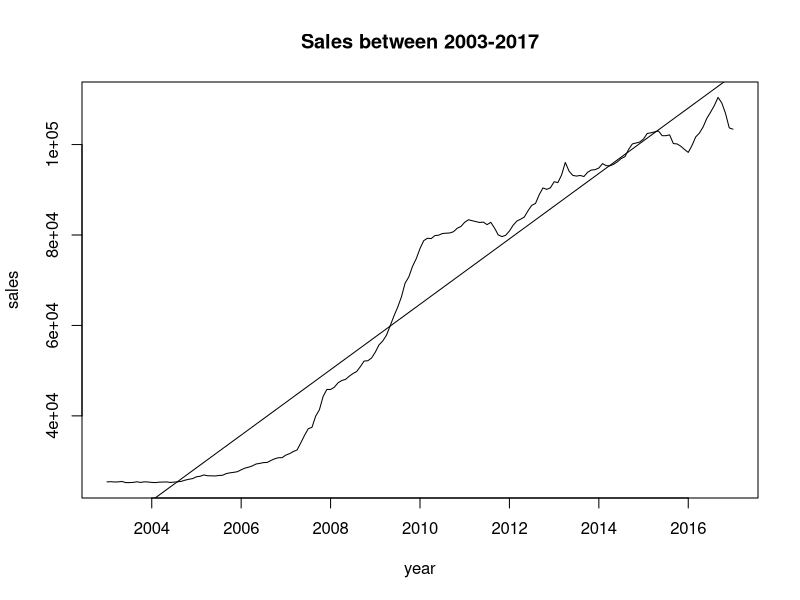

The R source for this figure: (Note: this script raises an error after producing the figure.)
#time series forecasting
#case study
list.of.packages <- c("forecast", "ggplot2","MASS","caTools","sqldf","tseries")
new.packages <- list.of.packages[!(list.of.packages %in% installed.packages()[,"Package"])]
if(length(new.packages)) install.packages(new.packages, repos="http://cran.rstudio.com/")
library(forecast)
library(tseries)
path<-"C:/Users/user/Desktop/IVY/R/05 PREDICTIVE ANALYTICS PROJECTS/05 TIME SERIES FORECASTING/CASE STUDY2/02DATA"
setwd(path)
data<-read.csv("1sales.csv",header = TRUE)
data1<-data
head(data1)
dim(data1)
str(data1)
summary(data1)
colSums(is.na(data1))
tsdata<-ts(data1[,2],frequency = 12,start = c(2003,1))
StructTS(tsdata)
str(tsdata)
tsdata
plot(tsdata,ylab="sales",xlab="year",main="Sales between 2003-2017",col="black")
abline(reg = lm(tsdata~time(tsdata))) #shows an increasing trend
cycle(TSdata)
plot(aggregate(tsdata,FUN=mean),xlab="year",ylab="mean sales",main="mean sales between 2003-17")
plot(log10(tsdata),ylab="log(Sales)",xlab="Year",main="log(Sales) between 2003-2017",col="grey")
##Differencing the data to remove trend
plot(diff(tsdata,differences = 1),ylab="Diff(Sales)",xlab="Year",main="Diff(Sales) between 2003-2017",col="grey")
plot(diff(tsdata,differences = 2),ylab="Diff(Sales)",xlab="Year",main="Diff(Sales) between 2003-2017",col="grey")
##
plot(diff(log10(tsdata),differences = 1),ylab="Diff(Sales)",xlab="Year",main="Diff(Log(Sales)) between 2003-2017",col="grey")
## ADF
LDTSdata=diff(log10(tsdata),differences = 2)
adf.test(LDTSdata,alternative="stationary")
#Since, the p-value <0.05, hence, we reject the Ho: Series is Non-Stationary 

kpss.test(LDTSdata)
####
## ACF anf PACF 
# ACF gives q (MA)
# PACF gives p (AR)
par(mfrow=c(1,2))
acf(diff(log10(tsdata),differences = 2),main="ACF plot")#ACF PLOT -- Moving Average or q
pacf(LDTSdata,main="PACF plot")#PACF PLOT -- Auto Regressive or p
#### ARIMA
ARIMAFit1=arima((log10(tsdata)),c(0,2,0))
summary(ARIMAFit1)
## AUTO ARIMA
ARIMAFit2=auto.arima(log10(tsdata),approximation=TRUE,trace=TRUE)
summary(ARIMAFit2)
#Predicting the future values
pred=predict(ARIMAFit2,n.ahead=36)
pred #result
#plotting the observed and forecasted data together
#Predicting the future values
par(mfrow=c(1,1))
options(scipen = 100)
plot(tsdata,type="l",xlim=c(2003,2020),xlab="Year",ylab="Sales",main="forecasted plot")
lines(10^(pred$pred),col="red")
#plotting the +-2 standard error to range of expected error
plot(tsdata,type="l",xlim=c(2003,2020),xlab = "Year",ylab = "Sales")
lines(10^(pred$pred),col="red")
lines(10^(pred$pred+2*pred$se),col="blue")
lines(10^(pred$pred-2*pred$se),col="green")
#normal result
normal_result=10^pred$pred ## you get the desired result. 
plot(normal_result,type="l",xlim=c(2017,2020),xlab = "Year",ylab = "Sales",main="final result")

